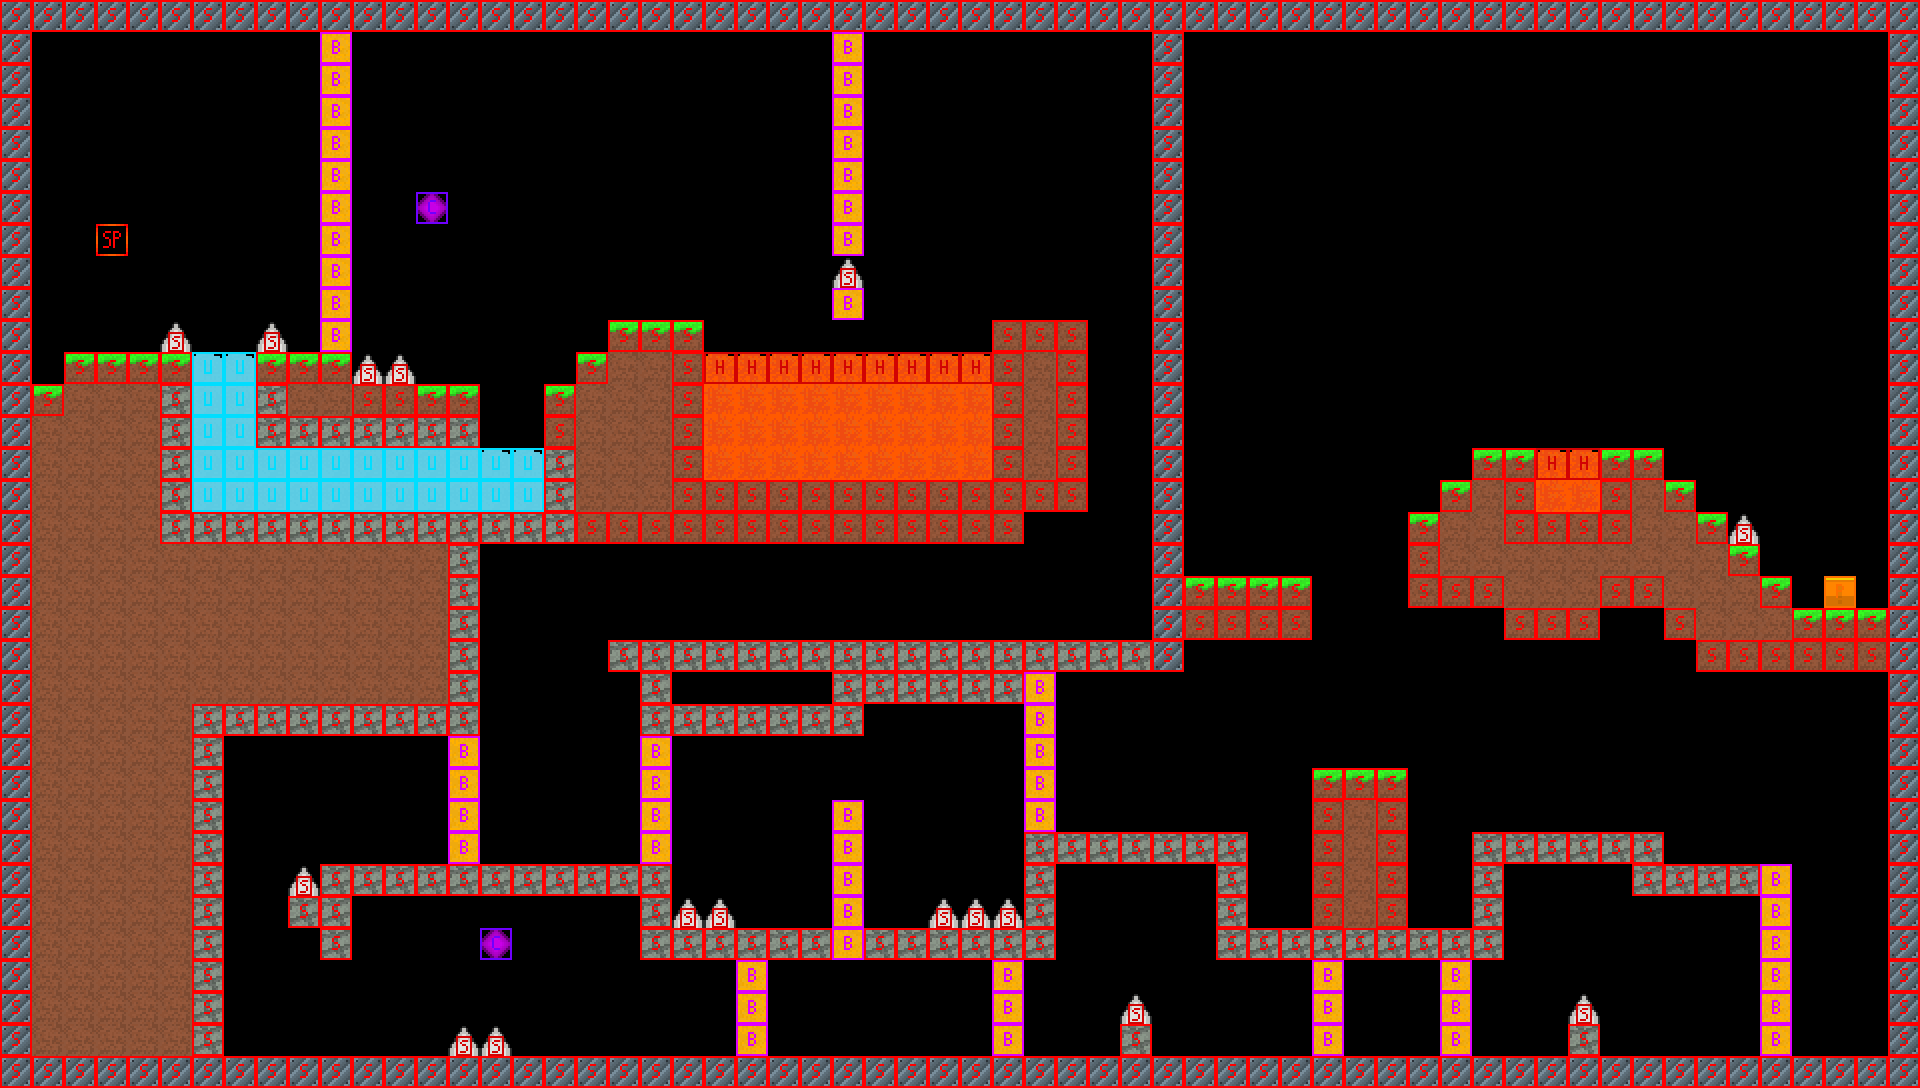

The image is a tile-based game level rendered from a .tmx file. Its description and source (layers, tilesets, objects; grid data summarised) follow:
An orthogonal 60x34 tile map with 32x32 px tiles, 2 tile layers (normal, collision), 2 tilesets.

<map version="1.10" tiledversion="1.11.0" orientation="orthogonal" renderorder="right-down" width="60" height="34" tilewidth="32" tileheight="32" infinite="0" nextlayerid="3" nextobjectid="1">
 <editorsettings>
  <export target="level1.csv" format="csv" />
 </editorsettings>
 <tileset firstgid="1" source="normal.tsx" />
 <tileset firstgid="65" source="collision.tsx" />
 <layer id="1" name="normal" width="60" height="34">
  <data>[2040 cells, 789 non-empty, 12 distinct tile ids]</data>
 </layer>
 <layer id="2" name="collision" width="60" height="34">
  <data>[2040 cells, 574 non-empty, 8 distinct tile ids]</data>
 </layer>
</map>
